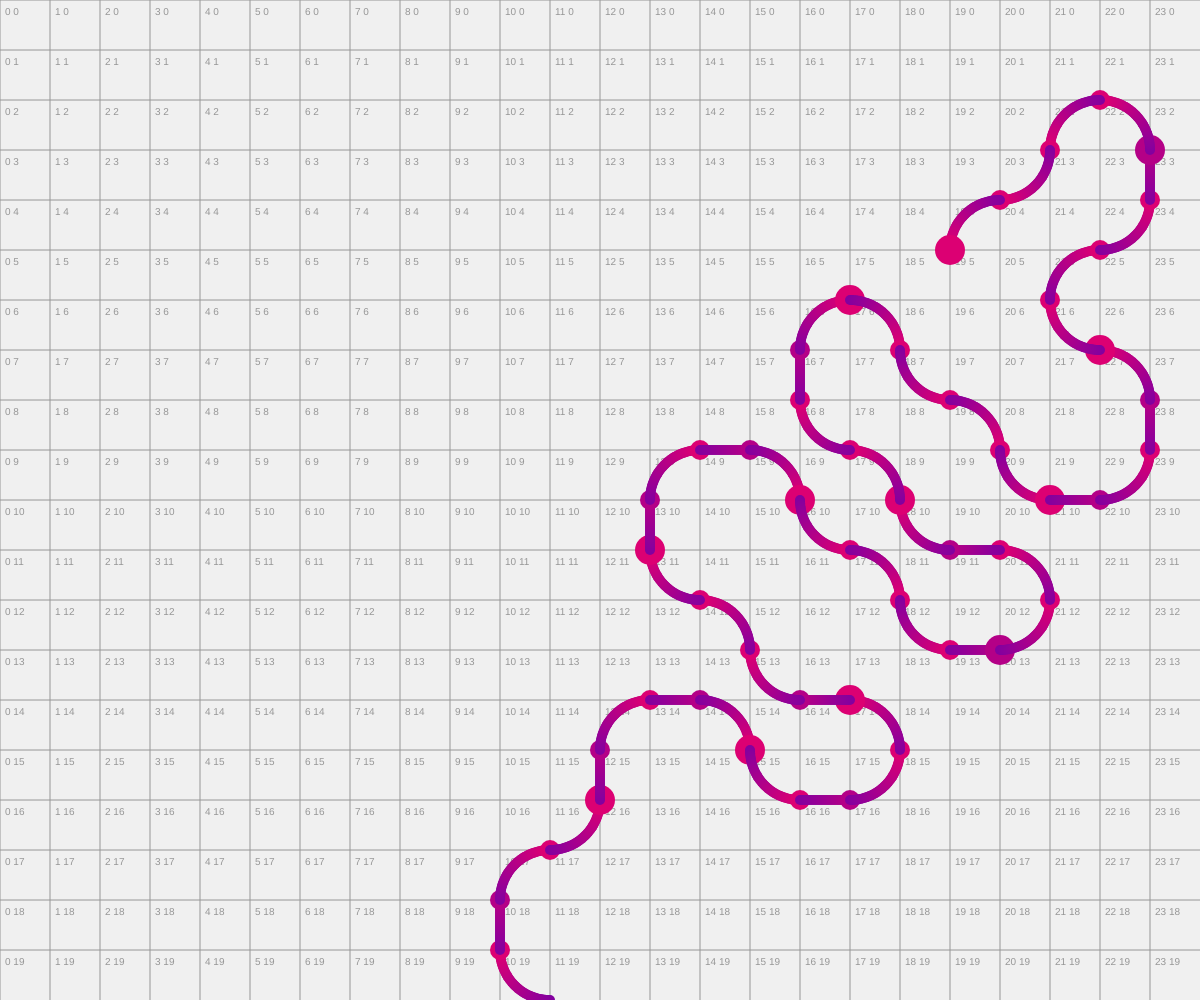
Frame 1 (no input)
Frame 2 (the mouse pressed at the canvas centre, redrawn once): identical to frame 1, image omitted

The p5.js sketch that drew this single still picture (run headless with seeded random() and noise() and a simulated clock; the mouse was pressed at the canvas centre and the sketch redrawn once):

// p5.js sketch
// ── sketch.js
const gridSize = 50;
let gridX, gridY;
let gridArr = [];

let branch = [];
let tree = [];

let stemGrow;

function setup() {
    gridX = Math.floor(windowWidth/gridSize);
    gridY = Math.floor(windowHeight/gridSize);

    createCanvas(gridX*gridSize, gridY*gridSize);
    background(240);
    noLoop();
    angleMode(DEGREES);

    print(gridX, Math.floor(windowHeight/gridSize), windowHeight);

    stroke(150);
    strokeWeight(1);
    for (let x = 0; x < gridX; x++) {
        line(x*gridSize, 0, x*gridSize, height);
    }
    for (let y = 0; y < gridY; y++) {
        line(0, y*gridSize, width, y*gridSize);
    }

    for (let x = 0; x < gridX; x++) {
        gridArr.push(new Array(gridY).fill(0));
        for (let y = 0; y < gridY; y++) {
            noStroke();
            fill(150);
            textSize(10);
            text(x+' '+y, (x*gridSize)+5, (y*gridSize)+15);
        }
    }

    let seed =  new Stem(null, Math.floor(gridX/2), gridY+1, [4]);
    seed.pickType();
    branch = createBranch(seed);

    do {
        tree.push(branch);
    
        branch = createBranch(branch.at(-1));
    } while (branch.length != 0);
    
    console.log(tree);

    // stemGrow = tree.at(-1)[3];
    for (const branch of tree) {
        for (const stem of branch) {
            stemGrow = stem;
            // debugger
            do {
                stemGrow.grow();
                // redraw();
            } while (!stemGrow.finishGrow);
        }
    }
    // while (!stemGrow.finishGrow) {
    //     stemGrow.grow();
    //     redraw();
    // }
}

function draw() {
    // if (stemsDraw.length > 0) {
    //     for (const stem of stemsDraw) {
    //         if (stem.finishGrow) {
                
    //         }
    //     }
    // }
}

function createBranch(initStem) {
    let branch = [];
    let currStem = new Stem(initStem);

    for (let i = 0; i < 4;) {
        if (currStem.pickType()) {
            console.log(i, 'coba', currStem.type);
            
            if (currStem.isValid()) {
                console.log(i, 'valid', currStem.type);

                branch.push(currStem);
                changeGridState(currStem.getFilledGrid(), 1);
                currStem = new Stem(currStem);
                i++;
            }
        } else {
            console.log(i, 'mentok', currStem.type);

            branch.pop();
            currStem = currStem.prevStem;
            changeGridState(currStem.getFilledGrid(), 0);
            i--;
            
            if (currStem == initStem) {
                break;
            }
            console.log('');
        }
    }

    return branch;
}

function changeGridState(grids, state) {
    for (const grid of grids) {
        gridArr[grid[0]][grid[1]] = state;
    }
}

// function draw() {
//     if (stemDraw < branch.length && !branch[stemDraw].finishGrow) {
//         branch[stemDraw].grow();

//         if (branch[stemDraw].finishGrow) {
//             stemDraw++;
//         }
//     } else {
//         for (let x = 0; x < gridX; x++) {
//             for (let y = 0; y < gridY; y++) {
//                 if (gridArr[x][y] == 1) {
//                     push();
//                     fill(100);
//                     circle((gridSize*x)+25, (gridSize*y)+25, 20);
//                     pop();
//                 }
//             }
//         }
//         noLoop();
//     }
// }
// ── stem.js
class Stem {
    constructor(prevStem = null, x = null, y = null, possType = []) {
        this.prevStem = prevStem;
        if (this.prevStem === null) {
            this.index = 0;
            this.x = x;
            this.y = y;
            this.possType = possType;
        } else {
            this.index = prevStem.index+1;
            this.x = prevStem.getEndX();
            this.y = prevStem.getEndY();
            this.possType = prevStem.getNextTypePoss();
        }
        this.red = 130;
        this.blue = 160;
        this.growProgress = 0;
        this.finishGrow = false;
    }

    getEndX() {
        switch (this.type) {
            case 1:
                return this.x;
            case 2:
            case 5:
            case 7:
            case 9:
            case 11:
                return this.x+1;
            case 3:
            case 4:
            case 6:
            case 8:
            case 10:
                return this.x-1;
        }
    }

    getEndY() {
        switch (this.type) {
            case 1:
            case 4:
            case 5:
            case 8:
            case 9:
                return this.y-1;
            case 2:
            case 3:
                return this.y;
            case 6:
            case 7:
            case 10:
            case 11:
                return this.y+1;
        }
    }

    getNextTypePoss() {
        switch (this.type) {
            case 1:
                return [4, 5];
            case 2:
                return [9, 11];
            case 3:
                return [8, 10];
            case 4:
            case 6:
                return [3, 8, 10];
            case 5:
            case 7:
                return [2, 9, 11];
            case 8:
            case 9:
                return [1, 4, 5];
            case 10:
            case 11:
                return [6, 7];
        }
    }

    pickType() {
        if (this.possType.length > 0) {
            let randIdx = Math.floor(Math.random()*this.possType.length);

            this.type = this.possType.splice(randIdx, 1)[0];
            
            switch (this.type) {
                case 1:
                case 2:
                case 3:
                    this.growIncrement = 2;
                    this.growLimit = 50;
                    break;
                case 4:
                case 5:
                case 6:
                case 7:
                case 8:
                case 9:
                case 10:
                case 11:
                    this.growIncrement = 2;
                    this.growLimit = 90;
                    break;
            }

            return true;
        } else {
            return false;
        }
    }

    isValid() {
        let valid;
        let x = this.getEndX();
        let y = this.getEndY();
        
        if (x-1 >= 0 && x+1 <= gridX && y-1 >= 0 && y+1 <= gridY) {
            if (gridArr[x-1][y-1] || gridArr[x][y-1] || gridArr[x-1][y] || gridArr[x][y]) {
                valid = false;
            } else {
                valid = true;
            }
        } else {
            valid = false;
        }

        return valid;
    }

    getFilledGrid() {
        switch (this.type) {
            case 1:
                return [[this.x-1, this.y-1], [this.x, this.y-1]];
            case 2:
                return [[this.x, this.y-1], [this.x, this.y]];
            case 3:
                return [[this.x-1, this.y-1], [this.x-1, this.y]];
            case 4:
            case 8:
                return [[this.x-1, this.y-1]];
            case 5:
            case 9:
                return [[this.x, this.y-1]];
            case 6:
            case 10:
                return [[this.x-1, this.y]];
            case 7:
            case 11:
                return [[this.x, this.y]];
        }
    }

    grow() {
        switch (this.type) {
            case 1:
                this.#drawLine(gridSize*this.x, (gridSize*this.y) - this.growProgress);
                break;
            case 2:
                this.#drawLine((gridSize*this.x) + this.growProgress, gridSize*this.y);
                break;
            case 3:
                this.#drawLine((gridSize*this.x) - this.growProgress, gridSize*this.y);
                break;
            case 4:
                this.#drawArc(gridSize*(this.x-1), gridSize*this.y, -this.growProgress);
                break;
            case 5:
                this.#drawArc(gridSize*(this.x+1), gridSize*this.y, 180 + this.growProgress);
                break;
            case 6:
                this.#drawArc(gridSize*(this.x-1), gridSize*this.y, this.growProgress);
                break;
            case 7:
                this.#drawArc(gridSize*(this.x+1), gridSize*this.y, 180 - this.growProgress);
                break;
            case 8:
                this.#drawArc(gridSize*this.x, gridSize*(this.y-1), 90 + this.growProgress);
                break;
            case 9:
                this.#drawArc(gridSize*this.x, gridSize*(this.y-1), 90 - this.growProgress);
                break;
            case 10:
                this.#drawArc(gridSize*this.x, gridSize*(this.y+1), 270 - this.growProgress);
                break;
            case 11:
                this.#drawArc(gridSize*this.x, gridSize*(this.y+1), 270 + this.growProgress);
                break;
        }

        if (this.growProgress < this.growLimit) {
            this.growProgress += this.growIncrement;
            this.red += 2;
            this.blue -= 1;
        } else {
            this.#drawEnd();
            this.finishGrow = true;
        }
    }

    #drawLine(x, y) {
        push();
        noStroke();
        fill(this.red, 0, this.blue);
        circle(x, y, 10);
        pop();
    }

    #drawArc(x, y, angle) {
        push();
        translate(x, y);
        rotate(angle);
        
        noStroke();
        fill(this.red, 0, this.blue);
        circle(gridSize, 0, 10);
        pop();
    }

    #drawEnd() {
        push();
        fill(this.red, 0, this.blue);
        circle(gridSize*this.getEndX(), gridSize*this.getEndY(), this.index%4 == 0 ? 30 : 20);
        pop();
    }
}
